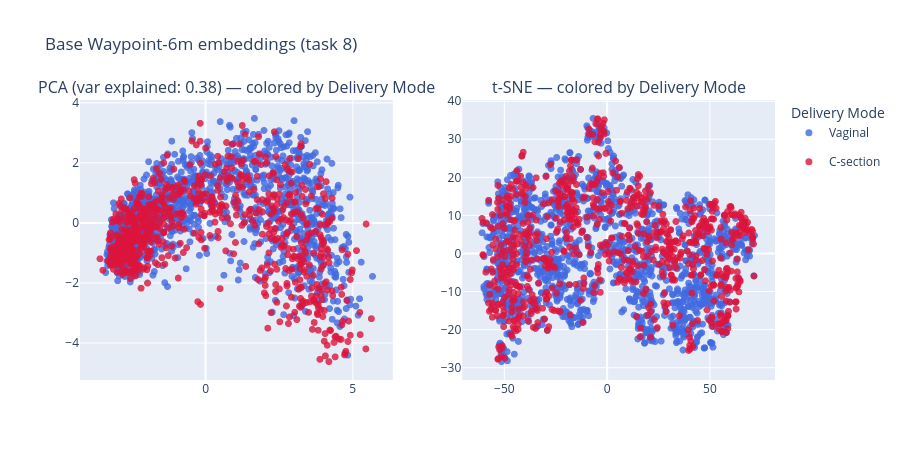

The notebook cell this image was saved under:
### Markdown cell above
## 3. Visualize base embeddings

PCA + t-SNE colored by delivery mode (blue = Vaginal, red = C-section). Before fine-tuning we expect the two classes to be intermixed — the pretrained model doesn't yet know this target.

### Code cell
base_proj = project(base_emb, seed=SEED)
plot_classification_stage(base_proj, df, TASK["target"],
                          "Base Waypoint-6m embeddings (task 8)",
                          color_map=DELIVERY_MODE_COLORS)

### Figure 1 — Plotly figure (JSON) as saved in the notebook; plotly's stock layout.template omitted (floating-point values rounded to 4 significant figures; data arrays with more than 128 entries replaced by an {"elided": "..."} marker saying what was removed)
{"data": [{"hovertemplate": "Delivery Mode=Vaginal<br>PCA1=%{x}<br>PCA2=%{y}<extra></extra>", "legendgroup": "Vaginal", "marker": {"color": "royalblue", "opacity": 0.8, "size": 7, "symbol": "circle"}, "mode": "markers", "name": "Vaginal", "showlegend": true, "type": "scattergl", "x": {"elided": "1279 float values"}, "xaxis": "x", "y": {"elided": "1279 float values"}, "yaxis": "y"}, {"hovertemplate": "Delivery Mode=C-section<br>PCA1=%{x}<br>PCA2=%{y}<extra></extra>", "legendgroup": "C-section", "marker": {"color": "crimson", "opacity": 0.8, "size": 7, "symbol": "circle"}, "mode": "markers", "name": "C-section", "showlegend": true, "type": "scattergl", "x": {"elided": "752 float values"}, "xaxis": "x", "y": {"elided": "752 float values"}, "yaxis": "y"}, {"hovertemplate": "Delivery Mode=Vaginal<br>tSNE1=%{x}<br>tSNE2=%{y}<extra></extra>", "legendgroup": "Vaginal", "marker": {"color": "royalblue", "opacity": 0.8, "size": 7, "symbol": "circle"}, "mode": "markers", "name": "Vaginal", "showlegend": false, "type": "scattergl", "x": {"elided": "1279 float values"}, "xaxis": "x2", "y": {"elided": "1279 float values"}, "yaxis": "y2"}, {"hovertemplate": "Delivery Mode=C-section<br>tSNE1=%{x}<br>tSNE2=%{y}<extra></extra>", "legendgroup": "C-section", "marker": {"color": "crimson", "opacity": 0.8, "size": 7, "symbol": "circle"}, "mode": "markers", "name": "C-section", "showlegend": false, "type": "scattergl", "x": {"elided": "752 float values"}, "xaxis": "x2", "y": {"elided": "752 float values"}, "yaxis": "y2"}], "layout": {"annotations": [{"font": {"size": 16}, "showarrow": false, "text": "PCA (var explained: 0.38) — colored by Delivery Mode", "x": 0.225, "xanchor": "center", "xref": "paper", "y": 1, "yanchor": "bottom", "yref": "paper"}, {"font": {"size": 16}, "showarrow": false, "text": "t-SNE — colored by Delivery Mode", "x": 0.775, "xanchor": "center", "xref": "paper", "y": 1, "yanchor": "bottom", "yref": "paper"}], "height": 460, "legend": {"title": {"text": "Delivery Mode"}}, "title": {"text": "Base Waypoint-6m embeddings (task 8)"}, "xaxis": {"anchor": "y", "domain": [0, 0.45]}, "xaxis2": {"anchor": "y2", "domain": [0.55, 1]}, "yaxis": {"anchor": "x", "domain": [0, 1]}, "yaxis2": {"anchor": "x2", "domain": [0, 1]}}}
